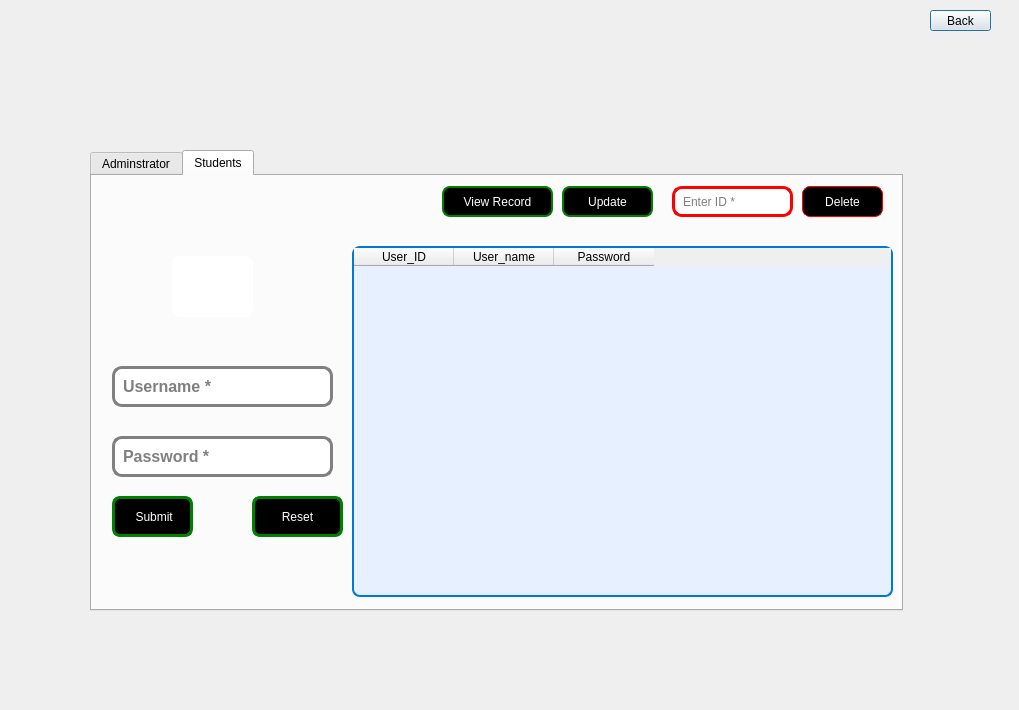
<?xml version="1.0" encoding="UTF-8"?>
<ui version="4.0">
 <class>AddUser</class>
 <widget class="QDialog" name="AddUser">
  <property name="geometry">
   <rect>
    <x>0</x>
    <y>0</y>
    <width>1019</width>
    <height>710</height>
   </rect>
  </property>
  <property name="windowTitle">
   <string>Dialog</string>
  </property>
  <widget class="QPushButton" name="btn_adduser_back">
   <property name="geometry">
    <rect>
     <x>930</x>
     <y>10</y>
     <width>61</width>
     <height>21</height>
    </rect>
   </property>
   <property name="text">
    <string>Back</string>
   </property>
  </widget>
  <widget class="QTabWidget" name="tabWidget">
   <property name="geometry">
    <rect>
     <x>90</x>
     <y>150</y>
     <width>813</width>
     <height>461</height>
    </rect>
   </property>
   <property name="currentIndex">
    <number>1</number>
   </property>
   <widget class="QWidget" name="Admin">
    <attribute name="title">
     <string>Adminstrator</string>
    </attribute>
    <widget class="QPushButton" name="btn_View_admin">
     <property name="geometry">
      <rect>
       <x>250</x>
       <y>20</y>
       <width>111</width>
       <height>31</height>
      </rect>
     </property>
     <property name="styleSheet">
      <string notr="true"> 
QPushButton{
                    color: rgb(255, 255, 255);
                    border:1px solid green;
                    border-radius: 8px;
                    padding: 0 8px;
                    background-color: rgb(255, 267, 245);
                    font: 500 11pt ;
                   

}

 </string>
     </property>
     <property name="text">
      <string>View Record</string>
     </property>
     <property name="icon">
      <iconset theme="QIcon::ThemeIcon::EditSelectAll"/>
     </property>
    </widget>
    <widget class="QPushButton" name="btn_Update_admin">
     <property name="geometry">
      <rect>
       <x>430</x>
       <y>20</y>
       <width>91</width>
       <height>31</height>
      </rect>
     </property>
     <property name="styleSheet">
      <string notr="true">  
QPushButton{
                    color: rgb(255, 255, 255);
                    border:1px solid green;
                    border-radius: 8px;
                    padding: 0 8px;
                    background-color: rgb(255, 267, 245);
                    font: 500 11pt ;
                   

}

 </string>
     </property>
     <property name="text">
      <string>Update</string>
     </property>
     <property name="icon">
      <iconset theme="QIcon::ThemeIcon::DocumentSave"/>
     </property>
    </widget>
    <widget class="QLineEdit" name="lineEdit_Admin_ID">
     <property name="geometry">
      <rect>
       <x>550</x>
       <y>20</y>
       <width>121</width>
       <height>31</height>
      </rect>
     </property>
     <property name="styleSheet">
      <string notr="true">  QLineEdit {
  border:3px solid red;
  border-radius: 10px;
  padding: 6px 6px;
  background: rgb(255, 255, 255);
  font: 700 12pt ;
  color: rgb(0, 0, 0);;
}</string>
     </property>
     <property name="placeholderText">
      <string>Enter ID *</string>
     </property>
    </widget>
    <widget class="QPushButton" name="btn_Delete_admin">
     <property name="geometry">
      <rect>
       <x>680</x>
       <y>20</y>
       <width>81</width>
       <height>31</height>
      </rect>
     </property>
     <property name="styleSheet">
      <string notr="true"> 
QPushButton{
                    color: rgb(255, 255, 255);
                    border:1px solid red;
                    border-radius: 8px;
                    padding: 0 8px;
                    background-color: rgb(255, 267, 245);
                    font: 500 11pt ;
                   

}

 
 </string>
     </property>
     <property name="text">
      <string>Delete</string>
     </property>
     <property name="icon">
      <iconset theme="edit-delete"/>
     </property>
    </widget>
    <widget class="QTableWidget" name="tableWidget_2">
     <property name="geometry">
      <rect>
       <x>250</x>
       <y>70</y>
       <width>511</width>
       <height>351</height>
      </rect>
     </property>
     <property name="styleSheet">
      <string notr="true"> QTableWidget {
    border: 2px solid rgb(0, 120, 215); /* A sleek blue border */
    border-radius: 8px;
    background-color: rgb(230, 240, 255); /* Soft blue background for readability */
    color: rgb(33, 33, 33); /* Dark gray text for better contrast */
    font-family: 'Segoe UI', sans-serif;
    font-size: 14px;
    gridline-color: rgb(200, 200, 200); /* Subtle grid lines */
}
</string>
     </property>
     <column>
      <property name="text">
       <string>User_ID</string>
      </property>
     </column>
     <column>
      <property name="text">
       <string>User_name</string>
      </property>
     </column>
     <column>
      <property name="text">
       <string>Password</string>
      </property>
     </column>
    </widget>
    <widget class="QPushButton" name="pushButton_7">
     <property name="geometry">
      <rect>
       <x>70</x>
       <y>100</y>
       <width>81</width>
       <height>61</height>
      </rect>
     </property>
     <property name="styleSheet">
      <string notr="true">
QPushButton{
                    color: rgb(255, 255, 255);
                    border:0px solid green;
                    border-radius: 8px;
                    padding: 0 8px;
                     background-color: rgb(255, 255, 255); /* Soft blue background for readability */
                    font: 600 11pt ;

}


    </string>
     </property>
     <property name="text">
      <string/>
     </property>
     <property name="icon">
      <iconset theme="QIcon::ThemeIcon::AddressBookNew"/>
     </property>
     <property name="iconSize">
      <size>
       <width>45</width>
       <height>45</height>
      </size>
     </property>
    </widget>
    <widget class="QLineEdit" name="lineEdit_User_name_2">
     <property name="geometry">
      <rect>
       <x>20</x>
       <y>200</y>
       <width>221</width>
       <height>41</height>
      </rect>
     </property>
     <property name="font">
      <font>
       <pointsize>12</pointsize>
       <italic>false</italic>
       <bold>true</bold>
      </font>
     </property>
     <property name="styleSheet">
      <string notr="true">  QLineEdit {
  border:3px solid gray;
  border-radius: 10px;
  padding: 6px 6px;
  background: rgb(255, 255, 255);
  font: 700 12pt ;
  color: rgb(0, 0, 0);;
}</string>
     </property>
     <property name="placeholderText">
      <string>Username *</string>
     </property>
    </widget>
    <widget class="QLineEdit" name="lineEdit_User_Password_2">
     <property name="geometry">
      <rect>
       <x>20</x>
       <y>270</y>
       <width>221</width>
       <height>41</height>
      </rect>
     </property>
     <property name="font">
      <font>
       <pointsize>12</pointsize>
       <italic>false</italic>
       <bold>true</bold>
      </font>
     </property>
     <property name="styleSheet">
      <string notr="true">  QLineEdit {
  border:3px solid gray;
  border-radius: 10px;
  padding: 6px 6px;
  background: rgb(255, 255, 255);
  font: 700 12pt ;
  color: rgb(0, 0, 0);;
}</string>
     </property>
     <property name="placeholderText">
      <string>Password *</string>
     </property>
    </widget>
    <widget class="QPushButton" name="btn_Insert_User_2">
     <property name="geometry">
      <rect>
       <x>20</x>
       <y>340</y>
       <width>81</width>
       <height>41</height>
      </rect>
     </property>
     <property name="styleSheet">
      <string notr="true">  
QPushButton{
                    color: rgb(255, 255, 255);
                    border:2px solid green;
                    border-radius: 8px;
                    padding: 0 8px;
                    background-color: rgb(255, 267, 245);
                    font: 500 11pt ;
                   

}

 </string>
     </property>
     <property name="text">
      <string> Submit</string>
     </property>
     <property name="icon">
      <iconset theme="QIcon::ThemeIcon::DocumentSaveAs"/>
     </property>
    </widget>
    <widget class="QPushButton" name="btn_Reset_User_2">
     <property name="geometry">
      <rect>
       <x>150</x>
       <y>340</y>
       <width>91</width>
       <height>41</height>
      </rect>
     </property>
     <property name="styleSheet">
      <string notr="true">  
QPushButton{
                    color: rgb(255, 255, 255);
                    border:2px solid green;
                    border-radius: 8px;
                    padding: 0 8px;
                    background-color: rgb(255, 267, 245);
                    font: 500 11pt ;
                   

}

 </string>
     </property>
     <property name="text">
      <string>Reset</string>
     </property>
     <property name="icon">
      <iconset theme="QIcon::ThemeIcon::DocumentRevert"/>
     </property>
    </widget>
   </widget>
   <widget class="QWidget" name="Students">
    <attribute name="title">
     <string>Students</string>
    </attribute>
    <widget class="QTableWidget" name="tableWidget">
     <property name="geometry">
      <rect>
       <x>260</x>
       <y>70</y>
       <width>541</width>
       <height>351</height>
      </rect>
     </property>
     <property name="styleSheet">
      <string notr="true"> QTableWidget {
    border: 2px solid rgb(0, 120, 215); /* A sleek blue border */
    border-radius: 8px;
    background-color: rgb(230, 240, 255); /* Soft blue background for readability */
    color: rgb(33, 33, 33); /* Dark gray text for better contrast */
    font-family: 'Segoe UI', sans-serif;
    font-size: 14px;
    gridline-color: rgb(200, 200, 200); /* Subtle grid lines */
}
</string>
     </property>
     <column>
      <property name="text">
       <string>User_ID</string>
      </property>
     </column>
     <column>
      <property name="text">
       <string>User_name</string>
      </property>
     </column>
     <column>
      <property name="text">
       <string>Password</string>
      </property>
     </column>
    </widget>
    <widget class="QPushButton" name="btn_View_User">
     <property name="geometry">
      <rect>
       <x>350</x>
       <y>10</y>
       <width>111</width>
       <height>31</height>
      </rect>
     </property>
     <property name="styleSheet">
      <string notr="true">  
QPushButton{
                    color: rgb(255, 255, 255);
                    border:2px solid green;
                    border-radius: 8px;
                    padding: 0 8px;
                    background-color: rgb(255, 267, 245);
                    font: 500 11pt ;
                   

}

 </string>
     </property>
     <property name="text">
      <string>View Record</string>
     </property>
     <property name="icon">
      <iconset theme="QIcon::ThemeIcon::EditSelectAll"/>
     </property>
    </widget>
    <widget class="QPushButton" name="btn_Update_User">
     <property name="geometry">
      <rect>
       <x>470</x>
       <y>10</y>
       <width>91</width>
       <height>31</height>
      </rect>
     </property>
     <property name="styleSheet">
      <string notr="true">  
QPushButton{
                    color: rgb(255, 255, 255);
                    border:2px solid green;
                    border-radius: 8px;
                    padding: 0 8px;
                    background-color: rgb(255, 267, 245);
                    font: 500 11pt ;
                   

}

 </string>
     </property>
     <property name="text">
      <string>Update</string>
     </property>
     <property name="icon">
      <iconset theme="QIcon::ThemeIcon::DocumentSave"/>
     </property>
    </widget>
    <widget class="QLineEdit" name="lineEdit_User_ID">
     <property name="geometry">
      <rect>
       <x>580</x>
       <y>10</y>
       <width>121</width>
       <height>31</height>
      </rect>
     </property>
     <property name="styleSheet">
      <string notr="true">  QLineEdit {
  border:3px solid red;
  border-radius: 10px;
  padding: 6px 6px;
  background: rgb(255, 255, 255);
  font: 700 12pt ;
  color: rgb(0, 0, 0);;
}</string>
     </property>
     <property name="placeholderText">
      <string>Enter ID *</string>
     </property>
    </widget>
    <widget class="QPushButton" name="btn_Delete_User">
     <property name="geometry">
      <rect>
       <x>710</x>
       <y>10</y>
       <width>81</width>
       <height>31</height>
      </rect>
     </property>
     <property name="styleSheet">
      <string notr="true">  
QPushButton{
                    color: rgb(255, 255, 255);
                    border:1px solid red;
                    border-radius: 8px;
                    padding: 0 8px;
                    background-color: rgb(255, 267, 245);
                    font: 500 11pt ;
                   

}

 </string>
     </property>
     <property name="text">
      <string>Delete</string>
     </property>
     <property name="icon">
      <iconset theme="QIcon::ThemeIcon::EditDelete"/>
     </property>
    </widget>
    <widget class="QPushButton" name="pushButton_6">
     <property name="geometry">
      <rect>
       <x>80</x>
       <y>80</y>
       <width>81</width>
       <height>61</height>
      </rect>
     </property>
     <property name="styleSheet">
      <string notr="true">
QPushButton{
                    color: rgb(255, 255, 255);
                    border:0px solid green;
                    border-radius: 8px;
                    padding: 0 8px;
                     background-color: rgb(255, 255, 255); /* Soft blue background for readability */
                    font: 600 11pt ;

}


    </string>
     </property>
     <property name="text">
      <string/>
     </property>
     <property name="icon">
      <iconset theme="QIcon::ThemeIcon::AddressBookNew"/>
     </property>
     <property name="iconSize">
      <size>
       <width>45</width>
       <height>45</height>
      </size>
     </property>
    </widget>
    <widget class="QLineEdit" name="lineEdit_User_name">
     <property name="geometry">
      <rect>
       <x>20</x>
       <y>190</y>
       <width>221</width>
       <height>41</height>
      </rect>
     </property>
     <property name="font">
      <font>
       <pointsize>12</pointsize>
       <italic>false</italic>
       <bold>true</bold>
      </font>
     </property>
     <property name="styleSheet">
      <string notr="true">  QLineEdit {
  border:3px solid gray;
  border-radius: 10px;
  padding: 6px 6px;
  background: rgb(255, 255, 255);
  font: 700 12pt ;
  color: rgb(0, 0, 0);;
}</string>
     </property>
     <property name="placeholderText">
      <string>Username *</string>
     </property>
    </widget>
    <widget class="QLineEdit" name="lineEdit_User_Password">
     <property name="geometry">
      <rect>
       <x>20</x>
       <y>260</y>
       <width>221</width>
       <height>41</height>
      </rect>
     </property>
     <property name="font">
      <font>
       <pointsize>12</pointsize>
       <italic>false</italic>
       <bold>true</bold>
      </font>
     </property>
     <property name="styleSheet">
      <string notr="true">  QLineEdit {
  border:3px solid gray;
  border-radius: 10px;
  padding: 6px 6px;
  background: rgb(255, 255, 255);
  font: 700 12pt ;
  color: rgb(0, 0, 0);;
}</string>
     </property>
     <property name="placeholderText">
      <string>Password *</string>
     </property>
    </widget>
    <widget class="QPushButton" name="btn_Insert_User">
     <property name="geometry">
      <rect>
       <x>20</x>
       <y>320</y>
       <width>81</width>
       <height>41</height>
      </rect>
     </property>
     <property name="styleSheet">
      <string notr="true">  
QPushButton{
                    color: rgb(255, 255, 255);
                    border:3px solid green;
                    border-radius: 8px;
                    padding: 0 8px;
                    background-color: rgb(255, 267, 245);
                    font: 500 11pt ;
                   

}

 </string>
     </property>
     <property name="text">
      <string> Submit</string>
     </property>
     <property name="icon">
      <iconset theme="QIcon::ThemeIcon::DocumentSaveAs"/>
     </property>
    </widget>
    <widget class="QPushButton" name="btn_Reset_User">
     <property name="geometry">
      <rect>
       <x>160</x>
       <y>320</y>
       <width>91</width>
       <height>41</height>
      </rect>
     </property>
     <property name="styleSheet">
      <string notr="true">  
QPushButton{
                    color: rgb(255, 255, 255);
                    border:3px solid green;
                    border-radius: 8px;
                    padding: 0 8px;
                    background-color: rgb(255, 267, 245);
                    font: 500 11pt ;
                   

}

 </string>
     </property>
     <property name="text">
      <string>Reset</string>
     </property>
     <property name="icon">
      <iconset theme="QIcon::ThemeIcon::DocumentRevert"/>
     </property>
    </widget>
   </widget>
  </widget>
 </widget>
 <resources/>
 <connections/>
</ui>
